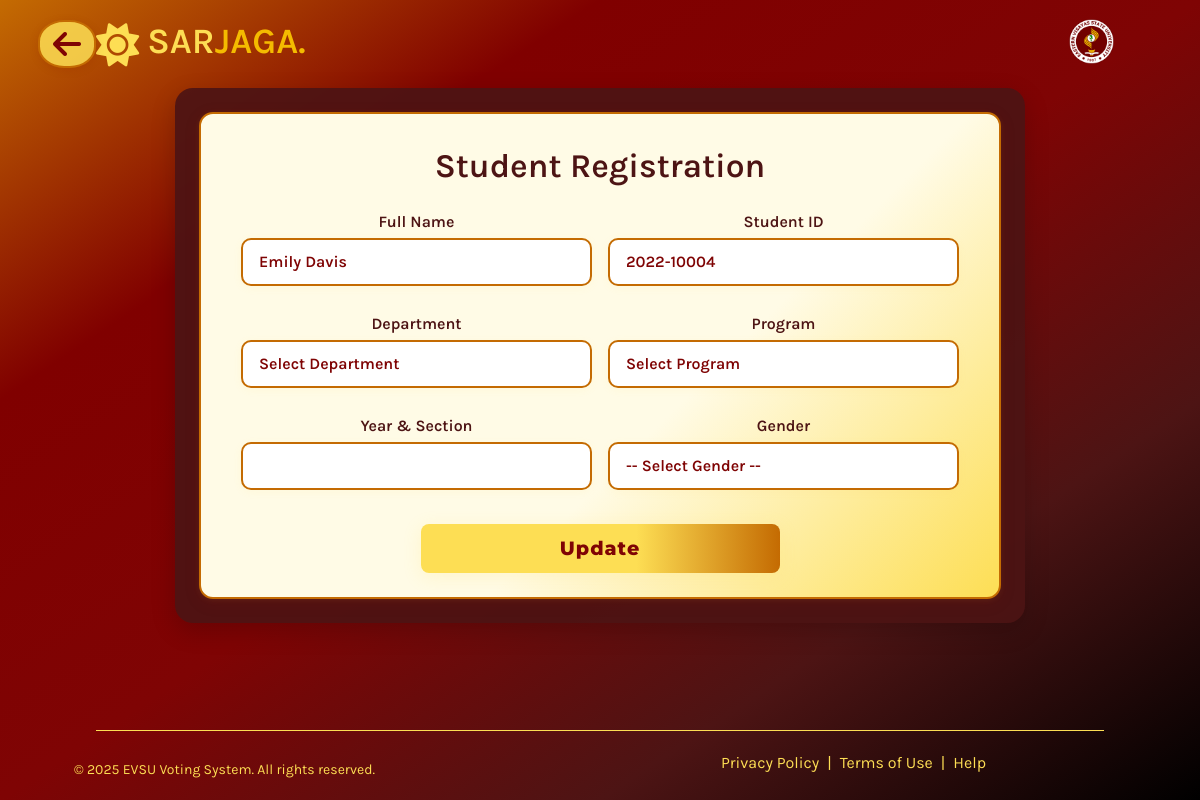
Page /register.php?id=4 on the earlier database version.
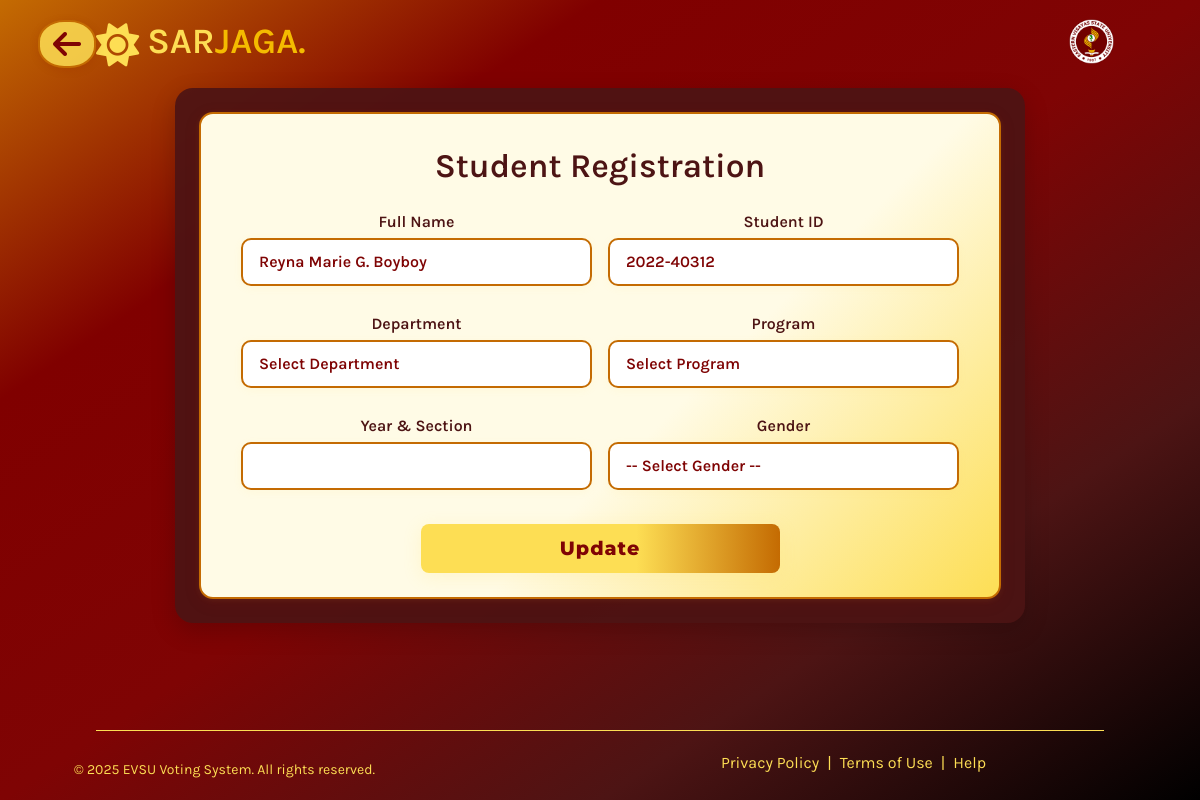
Same page on the later database version.
### tables this page shows
CREATE TABLE `students_registration` (
  `id` int(11) NOT NULL,
  `fullname` varchar(255) NOT NULL,
  `student_id` varchar(15) NOT NULL,
  `department` varchar(255) DEFAULT NULL,
  `program` varchar(255) DEFAULT NULL,
  `qr_code_path` varchar(255) NOT NULL,
  `gender` enum('Male','Female') NOT NULL,
  `section` varchar(50) NOT NULL,
  `created_at` timestamp NOT NULL DEFAULT current_timestamp()
);

### register.php (the view, shortened to what this page needs)
<?php
include 'db.php';
$fullname = "";
$student_id = "";
$update_mode = false;
$section = "";
if (isset($_GET['id'])) {
    $id = $_GET['id'];
    $update_mode = true;
    $sql = "SELECT fullname, student_id, qr_code_path FROM students_registration WHERE id = $id";
    $result = $conn->query($sql);
    $row = $result->fetch_assoc();
    $fullname = $row['fullname'];
    $student_id = $row['student_id'];
}
?>
<!DOCTYPE html>
<html lang="en">
<head>
    <link href="https://cdn.jsdelivr.net/npm/bootstrap@5.3.0-alpha3/dist/css/bootstrap.min.css" rel="stylesheet">
    <link rel="stylesheet" href="https://cdnjs.cloudflare.com/ajax/libs/font-awesome/6.5.0/css/all.min.css">
</head>
<body>
<a href="Homepage.html" class="back-icon entrance-animate" title="Back to Homepage">
    <i class="fas fa-arrow-left"></i>
</a>
<header class="entrance-animate">
  <nav>
    <div class="logo">
      <a href="Homepage.html"><i class="fas fa-sun" style="margin-right: 8px;"></i>SAR<span>JAGA.</span></a>
    </div>
    <ul>
        <li class="evsu-logo-nav">
            <a href="#">
            <img src="Images/EvsuLogo.png" alt="EVSU Logo">
            </a>
        </li>
    </ul>
  </nav>
</header>
<div class="flex-container entrance-animate">
    <div class="main-container">
        <div class="form-section">
            <h2 class="mb-4 text-center">Student Registration</h2>
        <form method="POST" action="">
        <div class="row gx-3 gy-2">
            <div class="col-md-6">
            <label for="fullname" class="form-label">Full Name</label>
            <input type="text" class="form-control" id="fullname" name="fullname" value="<?php echo htmlspecialchars($fullname); ?>" required>
            </div>
            <div class="col-md-6">
            <label for="student_id" class="form-label">Student ID</label>
            <input type="text" class="form-control" id="student_id" name="student_id" value="<?php echo htmlspecialchars($student_id); ?>" required>
            </div>
            <div class="col-md-6">
            <label for="department" class="form-label">Department</label>
            <select class="form-select" id="department" name="department" required onchange="updateProgramOptions()">
                <option value="">Select Department</option>
            </select>
            </div>
            <div class="col-md-6">
            <label for="program" class="form-label">Program</label>
            <select class="form-select" id="program" name="program" required>
                <option value="">Select Program</option>
            </select>
            </div>
            <div class="col-md-6">
            <label for="section" class="form-label">Year & Section</label>
            <input type="text" name="section" value="<?= htmlspecialchars($section ?? '') ?>" required class="form-control">
            </div>
            <div class="col-md-6">
            <label for="gender" class="form-label">Gender</label>
            <select name="gender" required class="form-select">
                <option value="">-- Select Gender --</option>
            </select>
            </div>
            <div class="col-12 d-flex justify-content-center mt-2">
            <?php if ($update_mode): ?>
                <button type="submit" class="btn btn-warning w-50" onclick="return confirm('Are you sure you want to update this record?')">Update</button>
            <?php else: ?>
                <button type="submit" class="btn btn-primary w-50">Register</button>
            <?php endif; ?>
            </div>
        </div>
        </form>
        </div>
        </div>
    </div>
  <footer class="entrance-animate">
    <p>&copy; 2025 EVSU Voting System. All rights reserved.</p>
    <nav>
      <a href="#">Privacy Policy </a> | <a href="#">Terms of Use </a> | <a href="#">Help</a>
    </nav>
  </footer>
</body>
</html>

Differences in the rows shown:
changed students_registration: fullname "Emily Davis" → "Reyna Marie G. Boyboy"; student_id "2022-10004" → "2022-40312"
